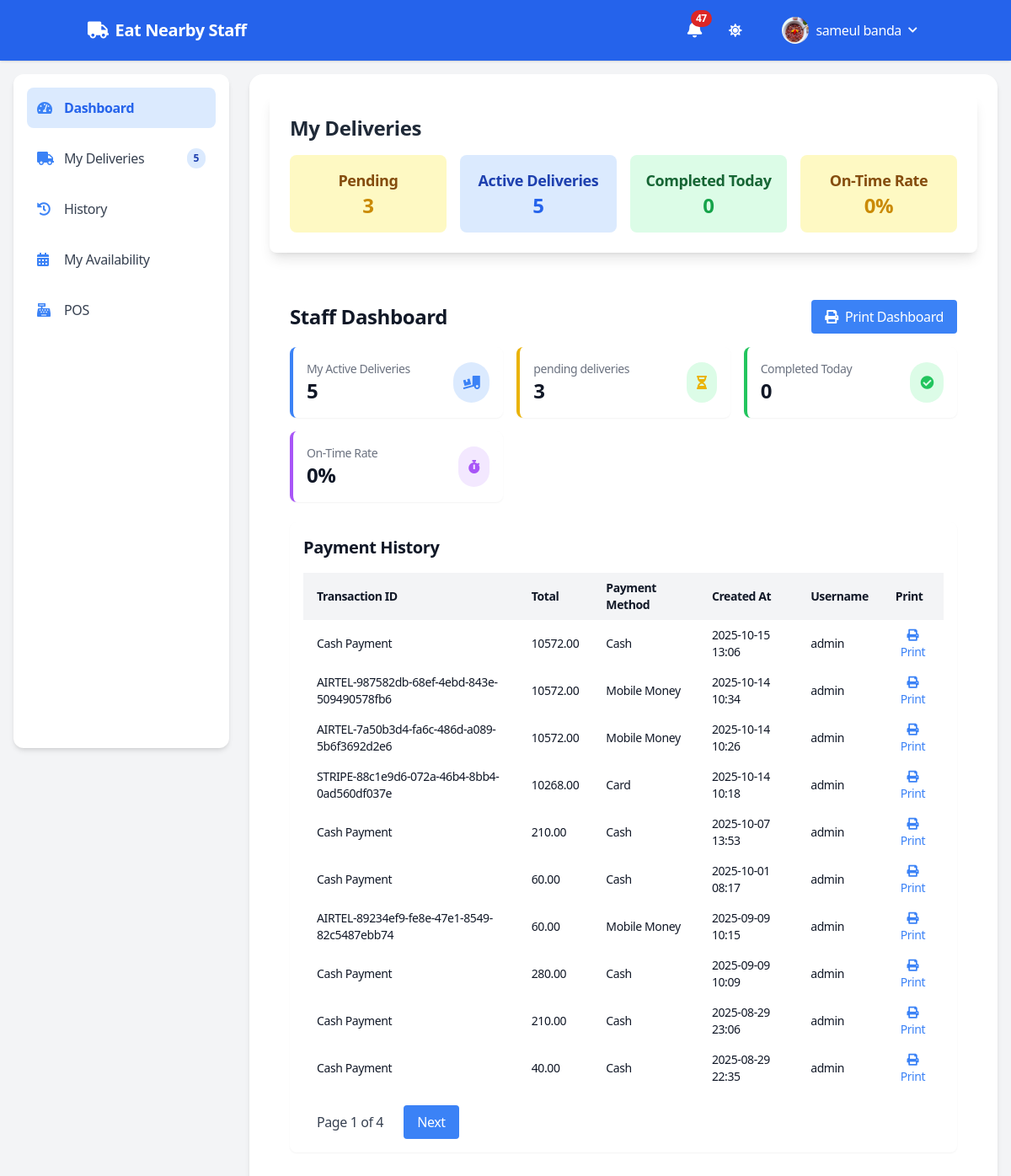
Before: /staffs/ (signed in) with the older database file.
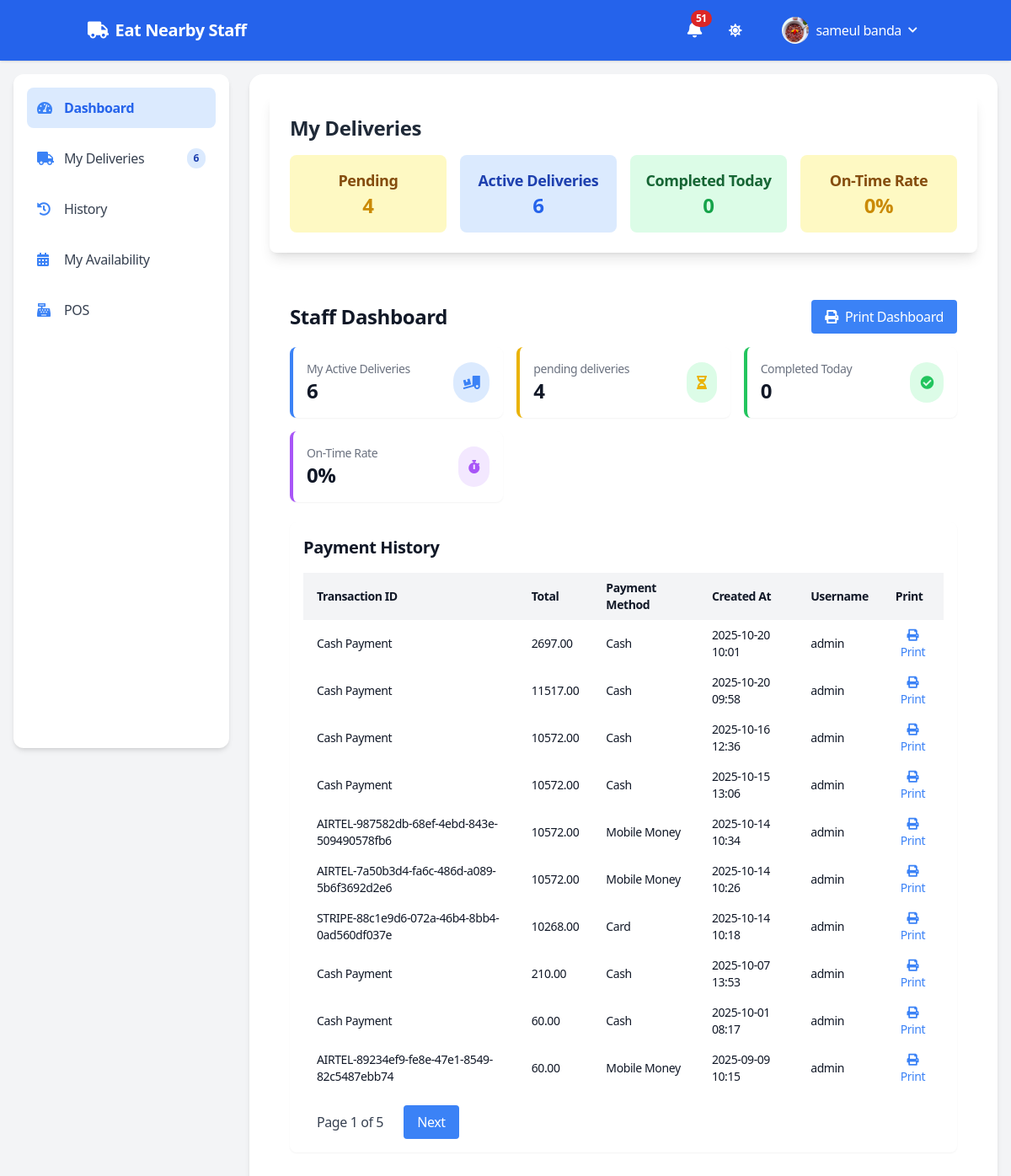
After: the same page with the newer database file.
### auths/models.py (models this page shows, shortened)
class User(AbstractUser):
    USER_TYPE_CHOICES = [
        ('admin', 'Admin'),
        ('customer', 'Customer'),
        ('staff', 'Staff'),
    ]
    GENDER_TYPE_CHOICES = [
    ('mr', 'Mr.'),
    ('mrs', 'Mrs.'),
    ('miss', 'Miss'),
    ('ms', 'Ms.'),
    ]
    def user_directory_path(instance, filename):
        return f'profile_images/{instance.username}/{filename}'
    first_name = models.CharField(max_length=100)
    last_name = models.CharField(max_length=100)
    user_type = models.CharField(max_length=10, choices=USER_TYPE_CHOICES, default='customer')
    gender = models.CharField(max_length=10, choices=GENDER_TYPE_CHOICES, blank=True, null=True)
    phone_number = models.IntegerField(blank=True, null=True)
    email = models.EmailField(max_length=100,unique=True, blank=False, null=True)
    image = models.ImageField(
        upload_to=user_directory_path,
        default='auths/images/empty.png',
        blank=True,
        null=True,
        verbose_name="Profile Image"
    )

### payments/models.py (models this page shows, shortened)
class PaymentHistory(models.Model):
    id = models.BigAutoField(primary_key=True)
    transaction_id = models.CharField(
        max_length=100,
        blank=True,
        null=True,
        help_text="Transaction ID from payment provider (e.g., PayPal)"
    )
    user = models.ForeignKey(
        User,
        on_delete=models.CASCADE,
        help_text="User who made the payment"
    )
    cart = models.ForeignKey(
        Cart,
        on_delete=models.SET_NULL,
        null=True,
        help_text="Cart associated with the payment"
    )
    delivery_info = models.ForeignKey(
        DeliveryInfo,
        on_delete=models.SET_NULL,
        null=True,
        related_name='payment_histories',
        help_text="Associated delivery information"
    )
    total = models.DecimalField(
        max_digits=10,
        decimal_places=2,
        help_text="Total payment amount"
    )
    items = models.JSONField(
        default=list,
        help_text="List of items in the payment (e.g., [{'name': 'Pizza', 'quantity': 2, 'subtotal': 15.00}])"
    )
    created_at = models.DateTimeField(auto_now_add=True)
    class Meta:
        ordering = ['-created_at']
        verbose_name = "Payment History"
        verbose_name_plural = "Payment Histories"

class DeliveryInfo(models.Model):
    id = models.BigAutoField(primary_key=True)
    DELIVERY_POINTS = [
        ('evelynhone', 'Evelyn Hone College'),
        ('zambia_police', 'Zambia Police Headquarters'),
        ('zambia_accountancy', 'Zambia Centre for Accountancy'),
        ('mukuba_house', 'Mukuba Pension House'),
        ('bus_terminus', 'Lusaka Intercity Bus Terminus'),
        ('national_museum', 'Lusaka National Museum'),
    ]
    DELIVERY_POINTS_COORDS = {
        "evelynhone": {"lat": -15.4163, "lng": 28.2993},  # Evelyn Hone College
        "zambia_police": {"lat": -15.4211, "lng": 28.3014},  # Zambia Police Headquarters
        "zambia_accountancy": {"lat": -15.4163, "lng": 28.2888},  # Zambia Centre for Accountancy
        "mukuba_house": {"lat": -15.4182, "lng": 28.2845},  # Mukuba Pension House
        "bus_terminus": {"lat": -15.4204, "lng": 28.2902},  # Lusaka Intercity Bus Terminus
        "national_museum": {"lat": -15.4198, "lng": 28.2877},  # Lusaka National Museum
    }
    PAYMENT_METHODS = [
        ('cash', 'Cash'),
        ('mobile_money', 'Mobile Money'),
        ('card', 'Card'),
    ]
    MOBILE_MONEY_PROVIDERS = [
        ('airtel', 'Airtel'),
        ('mtn', 'MTN'),
        ('zamtel', 'Zamtel'),
    ]
    CARD_PROVIDERS = [
        ('paypal', 'Paypal'),
        ('pesapal', 'Pesapal'),
        ('stripe', 'Stripe'),
    ]
    DELIVERY_STATUS_CHOICES = [
        ('pending', 'Pending'),
        ('in_progress', 'In Progress'),
        ('completed', 'Completed'),
        ('cancelled', 'Cancelled'),
    ]
    user = models.ForeignKey(
        User,
        on_delete=models.CASCADE,
        help_text="User who placed the order"
    )
    cart = models.ForeignKey(
        Cart,
        on_delete=models.CASCADE,
        help_text="Cart containing order items"
    )
    address = models.CharField(
        max_length=100,
        blank=True,
        null=True,
        help_text="Custom delivery address, if not using predefined point"
    )
    predefined_address = models.CharField(
        max_length=30,
        choices=DELIVERY_POINTS,
        blank=True,
        null=True,
        help_text="Predefined delivery point"
    )
    is_pos_order = models.BooleanField(
        default=False,
        help_text="Indicates if this is an in-store POS order"
    )
    delivery_status = models.CharField(
        max_length=20,
        choices=DELIVERY_STATUS_CHOICES,
        default='pending',
        help_text="Current delivery status"
    )
    payment_method = models.CharField(
        max_length=20,
        choices=PAYMENT_METHODS,
        default='cash',
        help_text="Payment method used"
    )
    payment_provider = models.CharField(
        max_length=20,
        blank=True,
        null=True,
        help_text="Specific provider for Mobile Money or Card (e.g., Airtel, Stripe)"
    )
    phone_number = models.CharField(
        max_length=20,
        validators=[RegexValidator(r'^\+\d{10,15}$', 'Enter a valid phone number (e.g., +260973546375)')],
        help_text="Primary contact number"
    )
    secondary_phone_number = models.CharField(
        max_length=20,
        blank=True,
        null=True,
        validators=[RegexValidator(r'^\+\d{10,15}$', 'Enter a valid phone number (e.g., +260973546375)')],
        help_text="Optional secondary contact number"
    )
    restaurant_location = models.JSONField(
        null=True,
        blank=True,
        help_text="Restaurant coordinates {'lat': float, 'lng': float}"
    )
    driver_location = models.JSONField(
        null=True,
        blank=True,
        help_text="Driver coordinates {'lat': float, 'lng': float}"
    )
    last_location_update = models.DateTimeField(
        blank=True,
        null=True,
        help_text="Timestamp of last location update"
    )
    created_at = models.DateTimeField(auto_now_add=True)
    updated_at = models.DateTimeField(auto_now=True)
    def get_payment_method_display(self):
        return dict(self.PAYMENT_METHODS).get(self.payment_method, self.payment_method)
    class Meta:
        ordering = ['-created_at']
        verbose_name = "Delivery Info"
        verbose_name_plural = "Delivery Info"

### staffs/views.py (the view)
# urls.py: path('', views.dashboard, name='dashboard'),
@login_required
@staff_view
def dashboard(request):
    today = now().date()
    staff = request.user
    stats = StaffAssignment.objects.filter(staff=staff).aggregate(
        active_count=Count('id', filter=Q(delivery__delivery_status='in_progress')),
        completed_today_count=Count('id', filter=Q(delivery__delivery_status='completed', delivery__updated_at__date=today)),
        total_completed_count=Count('id', filter=Q(delivery__delivery_status='completed')),
        pending_count=Count('id', filter=Q(delivery__delivery_status='pending'))
    )
    active_deliveries = stats['active_count']
    completed_today = stats['completed_today_count']
    total_completed = stats['total_completed_count']
    pending_count = stats['pending_count']
    on_time_rate = 0 if total_completed == 0 else round((completed_today / total_completed) * 100)
    payment_history = PaymentHistory.objects.filter(
        delivery_info__staff_assignments__staff=staff
    ).select_related('delivery_info', 'user').prefetch_related('delivery_info__staff_assignments').order_by('-created_at')
    paginator = Paginator(payment_history, 10)
    page_number = request.GET.get('page', 1)
    page_obj = paginator.get_page(page_number)
    dashboard_notifications = Notification.objects.filter(
        recipient=staff,
        is_read=False,
        notification_type='new_order'
    ).count()
    history_notifications = Notification.objects.filter(
        recipient=staff,
        is_read=False,
        notification_type__in=['delivery_completed', 'delivery_declined']
    ).count()
    availability_notifications = StaffAssignment.objects.filter(
        staff=staff,
        assigned_at__gte=now().replace(hour=0, minute=0, second=0, microsecond=0),
        assigned_at__lt=now().replace(hour=0, minute=0, second=0, microsecond=0) + timedelta(days=1)
    ).count()
    context = {
        'my_deliveries': {
            'active_count': active_deliveries,
            'completed_today': completed_today,
            'on_time_rate': on_time_rate,
            'pending_count': pending_count
        },
        'payment_history': page_obj,
        'page_obj': page_obj,
        'dashboard_notifications': dashboard_notifications,
        'history_notifications': history_notifications,
        'availability_notifications': availability_notifications,
        'last_login': staff.last_login,
        'staff_name': staff.get_full_name() or staff.username,
    }
    return render(request, 'staffs/dashboard.html', context)

### staffs/templates/staffs/dashboard.html (shortened to what this page needs)
 {% extends 'staffs_base.html' %}
{% load static %}
{% block content %}
<div class="p-4 md:p-6">
    <div class="flex justify-between items-center mb-4">
        <h1 class="text-2xl font-extrabold text-gray-900 dark:text-white">Staff Dashboard</h1>
        <button onclick="window.print()" class="print-button bg-blue-500 text-white px-4 py-2 rounded hover:bg-blue-600">
            <i class="fas fa-print mr-2"></i>Print Dashboard
        </button>
    </div>
    <div class="grid grid-cols-1 md:grid-cols-3 gap-4 mb-6">
        <div class="bg-white dark:bg-gray-800 p-4 rounded-lg shadow-sm border-l-4 border-blue-500">
            <div class="flex items-center justify-between">
                <div>
                    <p class="text-gray-500 dark:text-gray-400 text-sm">My Active Deliveries</p>
                    <p class="text-2xl font-bold text-gray-900 dark:text-white">{{ my_deliveries.active_count }}</p>
                </div>
                <div class="bg-blue-100 dark:bg-blue-700 p-3 rounded-full">
                    <i class="fas fa-truck-loading text-blue-500 dark:text-blue-300"></i>
                </div>
            </div>
        </div>
        <div class="bg-white dark:bg-gray-800 p-4 rounded-lg shadow-sm border-l-4 border-yellow-500">
            <div class="flex items-center justify-between">
                <div>
                    <p class="text-gray-500 dark:text-gray-400 text-sm">pending deliveries</p>
                    <p class="text-2xl font-bold text-gray-900 dark:text-white">{{ my_deliveries.pending_count }}</p>
                </div>
                <div class="bg-green-100 dark:bg-yellow-500 p-3 rounded-full">
                    <i class="fas fa-hourglass-half text-yellow-500 dark:text-green-300"></i>
                </div>
            </div>
        </div>
        <div class="bg-white dark:bg-gray-800 p-4 rounded-lg shadow-sm border-l-4 border-green-500">
            <div class="flex items-center justify-between">
                <div>
                    <p class="text-gray-500 dark:text-gray-400 text-sm">Completed Today</p>
                    <p class="text-2xl font-bold text-gray-900 dark:text-white">{{ my_deliveries.completed_today }}</p>
                </div>
                <div class="bg-green-100 dark:bg-green-700 p-3 rounded-full">
                    <i class="fas fa-check-circle text-green-500 dark:text-green-300"></i>
                </div>
            </div>
        </div>
        <div class="bg-white dark:bg-gray-800 p-4 rounded-lg shadow-sm border-l-4 border-purple-500">
            <div class="flex items-center justify-between">
                <div>
                    <p class="text-gray-500 dark:text-gray-400 text-sm">On-Time Rate</p>
                    <p class="text-2xl font-bold text-gray-900 dark:text-white">{{ my_deliveries.on_time_rate }}%</p>
                </div>
                <div class="bg-purple-100 dark:bg-purple-700 p-3 rounded-full">
                    <i class="fas fa-stopwatch text-purple-500 dark:text-purple-300"></i>
                </div>
            </div>
        </div>
    </div>
    <div class="bg-white dark:bg-gray-800 p-4 rounded-lg shadow-sm mb-6 overflow-x-auto">
        <h2 class="text-xl font-bold text-gray-900 dark:text-white mb-4">Payment History</h2>
        <table class="w-full border-collapse text-sm">
            <thead>
                <tr class="bg-gray-100 dark:bg-gray-700">
                    <th class="px-4 py-2 text-left">Transaction ID</th>
                    <th class="px-4 py-2 text-left">Total</th>
                    <th class="px-4 py-2 text-left">Payment Method</th>
                    <th class="px-4 py-2 text-left">Created At</th>
                    <th class="px-4 py-2 text-left">Username</th>
                    <th class="px-4 py-2 text-left screen-only">Print</th>
                </tr>
            </thead>
            <tbody>
                {% for payment in payment_history %}
                    <tr data-payment-id="{{ payment.id }}" class="hover:bg-gray-50 dark:hover:bg-gray-600">
                        <td class="px-4 py-2">
                            {% if payment.delivery_info.payment_method != 'cash' %}
                                {{ payment.transaction_id|default:"N/A" }}
                            {% else %}
                                Cash Payment
                            {% endif %}
                        </td>
                        <td class="px-4 py-2">{{ payment.total }}</td>
                        <td class="px-4 py-2">{{ payment.delivery_info.get_payment_method_display }}</td>
                        <td class="px-4 py-2">{{ payment.created_at|date:"Y-m-d H:i" }}</td>
                        <td class="px-4 py-2">{{ payment.user.username }}</td>
                        <td class="px-4 py-2 screen-only">
                            <button onclick="printPayment({{ payment.id }})" class="text-blue-500 dark:text-blue-400 hover:underline">
                                <i class="fas fa-print"></i> Print
                            </button>
                        </td>
                    </tr>
                {% empty %}
                    <tr>
                        <td colspan="6" class="px-4 py-2 text-center text-gray-500 dark:text-gray-400">No payment history found.</td>
                    </tr>
                {% endfor %}
            </tbody>
        </table>
        <div class="mt-4 pagination flex flex-wrap gap-2">
            <span class="px-4 py-2 text-gray-700 dark:text-gray-300">Page {{ page_obj.number }} of {{ page_obj.paginator.num_pages }}</span>
            {% if page_obj.has_next %}
                <a href="?page={{ page_obj.next_page_number }}" class="px-4 py-2 bg-blue-500 text-white rounded hover:bg-blue-600">Next</a>
            {% endif %}
        </div>
    </div>
</div>
{% endblock %}

### staffs/templates/staffs/staffs_header.html (shortened to what this page needs)
{% load static %}
<header>
  <nav class="bg-blue-600 dark:bg-blue-800 dark:text-white fixed top-0 w-full z-50 shadow">
    <div class="container mx-auto px-4 py-3 flex items-center justify-between">
      <a href="{% url 'staffs:my_deliveries' %}" class="text-white text-xl font-semibold flex items-center">
        <i class="fas fa-truck mr-2"></i> Eat Nearby Staff
      </a>
      <div class="flex items-center space-x-4">
        <div class="relative">
          <button id="notificationBtn" class="p-2 rounded-full hover:bg-blue-700 dark:hover:bg-blue-900 relative">
            <i class="fas fa-bell text-white text-xl"></i>
            {% if nav_total_notifications > 0 %}
                                <span class="absolute -top-1 -right-1 bg-red-600 text-white text-xs font-bold rounded-full px-1.5 py-0.5">
                                    {{ nav_total_notifications }}
                                </span>
                            {% endif %}
          </button>
        </div>
        <button id="darkModeToggle" class="p-2 rounded-full hover:bg-blue-700 dark:hover:bg-blue-900 text-white">
          <i class="fas fa-sun hidden dark:block"></i>
        </button>
        <div class="relative">
          <button id="userMenuBtn" class="flex items-center space-x-2 p-2 rounded hover:bg-blue-700 dark:hover:bg-blue-900 text-white">
            <img src="{% if request.user.image %}{{ request.user.image.url }}{% else %}{% static 'images/default-avatar.png' %}{% endif %}" class="h-8 w-8 rounded-full" alt="User Avatar">
            <span class="hidden md:block">{{ request.user.get_full_name }}</span>
            <i class="fas fa-chevron-down text-xs"></i>
          </button>
        </div>
      </div>
    </div>
  </nav>
</header>

Changed rows visible on the page:
no longer on this page (row unchanged): PaymentHistory: shows "Cash Payment", total "280.00", delivery_info.payment_method "Cash", created_at "2025-09-09 10:09", user.username "admin"
no longer on this page (row unchanged): PaymentHistory: shows "Cash Payment", total "210.00", delivery_info.payment_method "Cash", created_at "2025-08-29 23:06", user.username "admin"
no longer on this page (row unchanged): PaymentHistory: shows "Cash Payment", total "40.00", delivery_info.payment_method "Cash", created_at "2025-08-29 22:35", user.username "admin"
added PaymentHistory: shows "Cash Payment", total "2697.00", delivery_info.payment_method "Cash", created_at "2025-10-20 10:01", user.username "admin"
added PaymentHistory: shows "Cash Payment", total "11517.00", delivery_info.payment_method "Cash", created_at "2025-10-20 09:58", user.username "admin"
added PaymentHistory: shows "Cash Payment", total "10572.00", delivery_info.payment_method "Cash", created_at "2025-10-16 12:36", user.username "admin"
Other visible differences:
{{ nav_total_notifications }}: "47" → "51"
{{ my_deliveries.active_count|default:"0" }}: "5" → "6"
{{ my_deliveries.pending_count|default:"0" }}: "3" → "4"
{{ my_deliveries.active_count }}: "5" → "6"
{{ my_deliveries.pending_count }}: "3" → "4"
{{ page_obj.paginator.num_pages }}: "4" → "5"
